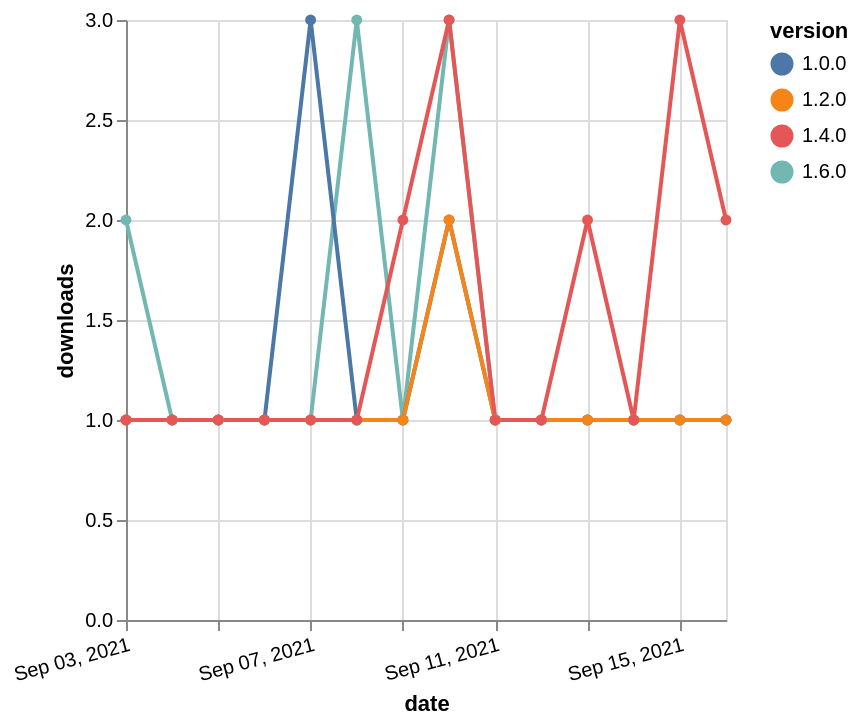

The Vega-Lite source for this figure:
### Vega-Lite specification from a JSON file in a GitHub repository (floating-point values rounded to 4 significant figures)
{"$schema": "https://vega.github.io/schema/vega-lite/v5.json", "description": "A simple bar chart with embedded data.", "data": {"values": [{"date": "2021-09-03", "total": 139, "delta": 2, "version": "1.6.0"}, {"date": "2021-09-04", "total": 140, "delta": 1, "version": "1.6.0"}, {"date": "2021-09-05", "total": 141, "delta": 1, "version": "1.6.0"}, {"date": "2021-09-06", "total": 142, "delta": 1, "version": "1.6.0"}, {"date": "2021-09-07", "total": 143, "delta": 1, "version": "1.6.0"}, {"date": "2021-09-08", "total": 146, "delta": 3, "version": "1.6.0"}, {"date": "2021-09-09", "total": 147, "delta": 1, "version": "1.6.0"}, {"date": "2021-09-10", "total": 150, "delta": 3, "version": "1.6.0"}, {"date": "2021-09-11", "total": 151, "delta": 1, "version": "1.6.0"}, {"date": "2021-09-12", "total": 152, "delta": 1, "version": "1.6.0"}, {"date": "2021-09-13", "total": 153, "delta": 1, "version": "1.6.0"}, {"date": "2021-09-14", "total": 154, "delta": 1, "version": "1.6.0"}, {"date": "2021-09-15", "total": 155, "delta": 1, "version": "1.6.0"}, {"date": "2021-09-16", "total": 156, "delta": 1, "version": "1.6.0"}, {"date": "2021-09-03", "total": 278, "delta": 1, "version": "1.0.0"}, {"date": "2021-09-04", "total": 279, "delta": 1, "version": "1.0.0"}, {"date": "2021-09-05", "total": 280, "delta": 1, "version": "1.0.0"}, {"date": "2021-09-06", "total": 281, "delta": 1, "version": "1.0.0"}, {"date": "2021-09-07", "total": 284, "delta": 3, "version": "1.0.0"}, {"date": "2021-09-08", "total": 285, "delta": 1, "version": "1.0.0"}, {"date": "2021-09-09", "total": 286, "delta": 1, "version": "1.0.0"}, {"date": "2021-09-10", "total": 288, "delta": 2, "version": "1.0.0"}, {"date": "2021-09-11", "total": 289, "delta": 1, "version": "1.0.0"}, {"date": "2021-09-12", "total": 290, "delta": 1, "version": "1.0.0"}, {"date": "2021-09-13", "total": 291, "delta": 1, "version": "1.0.0"}, {"date": "2021-09-14", "total": 292, "delta": 1, "version": "1.0.0"}, {"date": "2021-09-15", "total": 293, "delta": 1, "version": "1.0.0"}, {"date": "2021-09-16", "total": 294, "delta": 1, "version": "1.0.0"}, {"date": "2021-09-03", "total": 179, "delta": 1, "version": "1.2.0"}, {"date": "2021-09-04", "total": 180, "delta": 1, "version": "1.2.0"}, {"date": "2021-09-05", "total": 181, "delta": 1, "version": "1.2.0"}, {"date": "2021-09-06", "total": 182, "delta": 1, "version": "1.2.0"}, {"date": "2021-09-07", "total": 183, "delta": 1, "version": "1.2.0"}, {"date": "2021-09-08", "total": 184, "delta": 1, "version": "1.2.0"}, {"date": "2021-09-09", "total": 185, "delta": 1, "version": "1.2.0"}, {"date": "2021-09-10", "total": 187, "delta": 2, "version": "1.2.0"}, {"date": "2021-09-11", "total": 188, "delta": 1, "version": "1.2.0"}, {"date": "2021-09-12", "total": 189, "delta": 1, "version": "1.2.0"}, {"date": "2021-09-13", "total": 190, "delta": 1, "version": "1.2.0"}, {"date": "2021-09-14", "total": 191, "delta": 1, "version": "1.2.0"}, {"date": "2021-09-15", "total": 192, "delta": 1, "version": "1.2.0"}, {"date": "2021-09-16", "total": 193, "delta": 1, "version": "1.2.0"}, {"date": "2021-09-03", "total": 314, "delta": 1, "version": "1.4.0"}, {"date": "2021-09-04", "total": 315, "delta": 1, "version": "1.4.0"}, {"date": "2021-09-05", "total": 316, "delta": 1, "version": "1.4.0"}, {"date": "2021-09-06", "total": 317, "delta": 1, "version": "1.4.0"}, {"date": "2021-09-07", "total": 318, "delta": 1, "version": "1.4.0"}, {"date": "2021-09-08", "total": 319, "delta": 1, "version": "1.4.0"}, {"date": "2021-09-09", "total": 321, "delta": 2, "version": "1.4.0"}, {"date": "2021-09-10", "total": 324, "delta": 3, "version": "1.4.0"}, {"date": "2021-09-11", "total": 325, "delta": 1, "version": "1.4.0"}, {"date": "2021-09-12", "total": 326, "delta": 1, "version": "1.4.0"}, {"date": "2021-09-13", "total": 328, "delta": 2, "version": "1.4.0"}, {"date": "2021-09-14", "total": 329, "delta": 1, "version": "1.4.0"}, {"date": "2021-09-15", "total": 332, "delta": 3, "version": "1.4.0"}, {"date": "2021-09-16", "total": 334, "delta": 2, "version": "1.4.0"}]}, "width": "container", "mark": {"type": "line", "point": {"filled": true}}, "encoding": {"x": {"field": "date", "type": "temporal", "timeUnit": "yearmonthdate", "title": "date", "axis": {"labelAngle": -15}}, "y": {"field": "delta", "type": "quantitative", "title": "downloads"}, "color": {"field": "version", "type": "nominal"}, "tooltip": {"field": "delta"}}}
